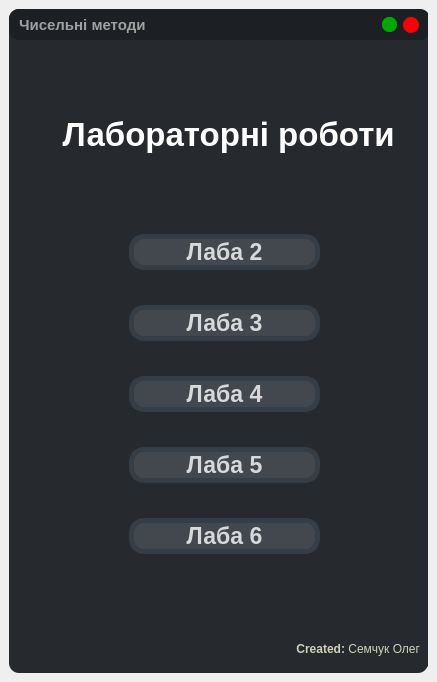
<?xml version="1.0" encoding="UTF-8"?>
<ui version="4.0">
 <class>MainMenu</class>
 <widget class="QMainWindow" name="MainMenu">
  <property name="geometry">
   <rect>
    <x>0</x>
    <y>0</y>
    <width>437</width>
    <height>682</height>
   </rect>
  </property>
  <property name="windowTitle">
   <string>MainWindow</string>
  </property>
  <widget class="QWidget" name="centralwidget">
   <layout class="QHBoxLayout" name="horizontalLayout">
    <item>
     <widget class="QFrame" name="frame">
      <property name="font">
       <font>
        <weight>50</weight>
        <bold>false</bold>
       </font>
      </property>
      <property name="styleSheet">
       <string notr="true">background-color: rgb(38, 41, 45);
border-radius: 10px</string>
      </property>
      <property name="frameShape">
       <enum>QFrame::StyledPanel</enum>
      </property>
      <property name="frameShadow">
       <enum>QFrame::Raised</enum>
      </property>
      <widget class="QFrame" name="frame_header">
       <property name="geometry">
        <rect>
         <x>0</x>
         <y>0</y>
         <width>421</width>
         <height>31</height>
        </rect>
       </property>
       <property name="styleSheet">
        <string notr="true">border-radius: 10px;
background-color:rgb(28, 31, 35)</string>
       </property>
       <property name="frameShape">
        <enum>QFrame::StyledPanel</enum>
       </property>
       <property name="frameShadow">
        <enum>QFrame::Raised</enum>
       </property>
       <widget class="QLabel" name="label">
        <property name="geometry">
         <rect>
          <x>10</x>
          <y>6</y>
          <width>148</width>
          <height>20</height>
         </rect>
        </property>
        <property name="font">
         <font>
          <family>Segoe UI</family>
          <pointsize>11</pointsize>
          <weight>75</weight>
          <bold>true</bold>
         </font>
        </property>
        <property name="layoutDirection">
         <enum>Qt::LeftToRight</enum>
        </property>
        <property name="styleSheet">
         <string notr="true">color:rgb(160, 160, 160)</string>
        </property>
        <property name="frameShape">
         <enum>QFrame::NoFrame</enum>
        </property>
        <property name="text">
         <string>Чисельні методи</string>
        </property>
        <property name="alignment">
         <set>Qt::AlignLeading|Qt::AlignLeft|Qt::AlignVCenter</set>
        </property>
       </widget>
       <widget class="QPushButton" name="pushButton_exp">
        <property name="geometry">
         <rect>
          <x>373</x>
          <y>8</y>
          <width>15</width>
          <height>15</height>
         </rect>
        </property>
        <property name="font">
         <font>
          <family>Segoe UI</family>
          <pointsize>10</pointsize>
          <weight>50</weight>
          <bold>false</bold>
         </font>
        </property>
        <property name="cursor">
         <cursorShape>PointingHandCursor</cursorShape>
        </property>
        <property name="styleSheet">
         <string notr="true">QPushButton{
	background-color: rgb(0, 170, 0);
	border-radius: 7px;
	text-align: center;
}

QPushButton:hover{
	background-color: rgb(0, 111, 0);
}

QPushButton:pressed{
	background-color: rgb(0, 153, 0);
}</string>
        </property>
        <property name="text">
         <string/>
        </property>
       </widget>
       <widget class="QPushButton" name="pushButton_close">
        <property name="geometry">
         <rect>
          <x>394</x>
          <y>8</y>
          <width>16</width>
          <height>16</height>
         </rect>
        </property>
        <property name="font">
         <font>
          <family>Segoe UI</family>
          <pointsize>10</pointsize>
          <weight>50</weight>
          <bold>false</bold>
         </font>
        </property>
        <property name="cursor">
         <cursorShape>PointingHandCursor</cursorShape>
        </property>
        <property name="styleSheet">
         <string notr="true">QPushButton{
	background-color: rgb(255, 0, 0);
	border-radius: 8px;
	text-align: center;
}

QPushButton:hover{
	background-color: rgb(175, 0, 0);
}

QPushButton:pressed{
	background-color: rgb(229, 0, 0);
}</string>
        </property>
        <property name="text">
         <string/>
        </property>
       </widget>
      </widget>
      <widget class="QFrame" name="frame_credits">
       <property name="geometry">
        <rect>
         <x>0</x>
         <y>630</y>
         <width>421</width>
         <height>31</height>
        </rect>
       </property>
       <property name="styleSheet">
        <string notr="true">border-radius: 10px;
</string>
       </property>
       <property name="frameShape">
        <enum>QFrame::StyledPanel</enum>
       </property>
       <property name="frameShadow">
        <enum>QFrame::Raised</enum>
       </property>
       <widget class="QLabel" name="label_2">
        <property name="geometry">
         <rect>
          <x>230</x>
          <y>0</y>
          <width>181</width>
          <height>21</height>
         </rect>
        </property>
        <property name="font">
         <font>
          <family>Segoe UI</family>
          <pointsize>9</pointsize>
          <weight>50</weight>
          <bold>false</bold>
         </font>
        </property>
        <property name="layoutDirection">
         <enum>Qt::LeftToRight</enum>
        </property>
        <property name="styleSheet">
         <string notr="true">color: rgb(208, 209, 185);</string>
        </property>
        <property name="frameShape">
         <enum>QFrame::NoFrame</enum>
        </property>
        <property name="text">
         <string>&lt;strong&gt;Created:&lt;/strong&gt; Семчук Олег</string>
        </property>
        <property name="alignment">
         <set>Qt::AlignRight|Qt::AlignTrailing|Qt::AlignVCenter</set>
        </property>
       </widget>
      </widget>
      <widget class="QLabel" name="label_3">
       <property name="geometry">
        <rect>
         <x>0</x>
         <y>90</y>
         <width>421</width>
         <height>71</height>
        </rect>
       </property>
       <property name="font">
        <font>
         <family>Segoe UI</family>
         <pointsize>25</pointsize>
         <weight>75</weight>
         <bold>true</bold>
        </font>
       </property>
       <property name="layoutDirection">
        <enum>Qt::LeftToRight</enum>
       </property>
       <property name="styleSheet">
        <string notr="true">color: rgb(255, 255, 255);</string>
       </property>
       <property name="frameShape">
        <enum>QFrame::NoFrame</enum>
       </property>
       <property name="text">
        <string>  Лабораторні роботи</string>
       </property>
       <property name="alignment">
        <set>Qt::AlignCenter</set>
       </property>
      </widget>
      <widget class="QWidget" name="layoutWidget">
       <property name="geometry">
        <rect>
         <x>110</x>
         <y>180</y>
         <width>211</width>
         <height>411</height>
        </rect>
       </property>
       <layout class="QVBoxLayout" name="verticalLayout">
        <property name="spacing">
         <number>0</number>
        </property>
        <property name="leftMargin">
         <number>10</number>
        </property>
        <property name="topMargin">
         <number>10</number>
        </property>
        <property name="rightMargin">
         <number>10</number>
        </property>
        <property name="bottomMargin">
         <number>10</number>
        </property>
        <item>
         <widget class="QPushButton" name="pushButton_2">
          <property name="font">
           <font>
            <family>Segoe UI</family>
            <pointsize>17</pointsize>
            <weight>75</weight>
            <bold>true</bold>
           </font>
          </property>
          <property name="cursor">
           <cursorShape>PointingHandCursor</cursorShape>
          </property>
          <property name="styleSheet">
           <string notr="true">QPushButton{
	border-style:  solid;
	border-radius: 15px;
	border-width: 5px;
	color: rgba(255, 255, 255, 200);
	border-color:rgb(53, 61, 70);
	background-color: rgb(67, 72, 79);
	text-align: center;
}

QPushButton:hover{
	background-color: rgb(99, 107, 117);
}

QPushButton:pressed{
	background-color: rgb(47, 51, 56);
}
</string>
          </property>
          <property name="text">
           <string>Лаба 2</string>
          </property>
         </widget>
        </item>
        <item>
         <widget class="QPushButton" name="pushButton_3">
          <property name="font">
           <font>
            <family>Segoe UI</family>
            <pointsize>17</pointsize>
            <weight>75</weight>
            <bold>true</bold>
           </font>
          </property>
          <property name="cursor">
           <cursorShape>PointingHandCursor</cursorShape>
          </property>
          <property name="styleSheet">
           <string notr="true">QPushButton{
	border-style:  solid;
	border-radius: 15px;
	border-width: 5px;
	color: rgba(255, 255, 255, 200);
	border-color:rgb(53, 61, 70);
	background-color: rgb(67, 72, 79);
	text-align: center;
}

QPushButton:hover{
	background-color: rgb(99, 107, 117);
}

QPushButton:pressed{
	background-color: rgb(47, 51, 56);
}
</string>
          </property>
          <property name="text">
           <string>Лаба 3</string>
          </property>
         </widget>
        </item>
        <item>
         <widget class="QPushButton" name="pushButton_4">
          <property name="font">
           <font>
            <family>Segoe UI</family>
            <pointsize>17</pointsize>
            <weight>75</weight>
            <bold>true</bold>
           </font>
          </property>
          <property name="cursor">
           <cursorShape>PointingHandCursor</cursorShape>
          </property>
          <property name="styleSheet">
           <string notr="true">QPushButton{
	border-style:  solid;
	border-radius: 15px;
	border-width: 5px;
	color: rgba(255, 255, 255, 200);
	border-color:rgb(53, 61, 70);
	background-color: rgb(67, 72, 79);
	text-align: center;
}

QPushButton:hover{
	background-color: rgb(99, 107, 117);
}

QPushButton:pressed{
	background-color: rgb(47, 51, 56);
}
</string>
          </property>
          <property name="text">
           <string>Лаба 4</string>
          </property>
         </widget>
        </item>
        <item>
         <widget class="QPushButton" name="pushButton_5">
          <property name="font">
           <font>
            <family>Segoe UI</family>
            <pointsize>17</pointsize>
            <weight>75</weight>
            <bold>true</bold>
           </font>
          </property>
          <property name="cursor">
           <cursorShape>PointingHandCursor</cursorShape>
          </property>
          <property name="styleSheet">
           <string notr="true">QPushButton{
	border-style:  solid;
	border-radius: 15px;
	border-width: 5px;
	color: rgba(255, 255, 255, 200);
	border-color:rgb(53, 61, 70);
	background-color: rgb(67, 72, 79);
	text-align: center;
}

QPushButton:hover{
	background-color: rgb(99, 107, 117);
}

QPushButton:pressed{
	background-color: rgb(47, 51, 56);
}
</string>
          </property>
          <property name="text">
           <string>Лаба 5</string>
          </property>
         </widget>
        </item>
        <item>
         <widget class="QPushButton" name="pushButton_6">
          <property name="font">
           <font>
            <family>Segoe UI</family>
            <pointsize>17</pointsize>
            <weight>75</weight>
            <bold>true</bold>
           </font>
          </property>
          <property name="cursor">
           <cursorShape>PointingHandCursor</cursorShape>
          </property>
          <property name="styleSheet">
           <string notr="true">QPushButton{
	border-style:  solid;
	border-radius: 15px;
	border-width: 5px;
	color: rgba(255, 255, 255, 200);
	border-color:rgb(53, 61, 70);
	background-color: rgb(67, 72, 79);
	text-align: center;
}

QPushButton:hover{
	background-color: rgb(99, 107, 117);
}

QPushButton:pressed{
	background-color: rgb(47, 51, 56);
}
</string>
          </property>
          <property name="text">
           <string>Лаба 6</string>
          </property>
         </widget>
        </item>
       </layout>
      </widget>
     </widget>
    </item>
   </layout>
  </widget>
 </widget>
 <resources/>
 <connections/>
</ui>
